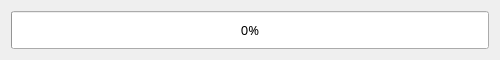
<?xml version="1.0" encoding="UTF-8"?>
<ui version="4.0">
 <class>Form</class>
 <widget class="QWidget" name="Form">
  <property name="windowModality">
   <enum>Qt::WindowModal</enum>
  </property>
  <property name="geometry">
   <rect>
    <x>0</x>
    <y>0</y>
    <width>500</width>
    <height>60</height>
   </rect>
  </property>
  <property name="mouseTracking">
   <bool>false</bool>
  </property>
  <property name="tabletTracking">
   <bool>false</bool>
  </property>
  <property name="focusPolicy">
   <enum>Qt::NoFocus</enum>
  </property>
  <property name="windowTitle">
   <string>Form</string>
  </property>
  <property name="autoFillBackground">
   <bool>false</bool>
  </property>
  <property name="inputMethodHints">
   <set>Qt::ImhNone</set>
  </property>
  <layout class="QHBoxLayout" name="horizontalLayout">
   <property name="sizeConstraint">
    <enum>QLayout::SetDefaultConstraint</enum>
   </property>
   <item>
    <widget class="QProgressBar" name="progressBar">
     <property name="sizePolicy">
      <sizepolicy hsizetype="Expanding" vsizetype="Expanding">
       <horstretch>0</horstretch>
       <verstretch>0</verstretch>
      </sizepolicy>
     </property>
     <property name="font">
      <font>
       <family>宋体</family>
       <pointsize>10</pointsize>
      </font>
     </property>
     <property name="value">
      <number>0</number>
     </property>
     <property name="textVisible">
      <bool>true</bool>
     </property>
     <property name="invertedAppearance">
      <bool>false</bool>
     </property>
     <property name="textDirection">
      <enum>QProgressBar::TopToBottom</enum>
     </property>
    </widget>
   </item>
  </layout>
 </widget>
 <resources/>
 <connections/>
</ui>
